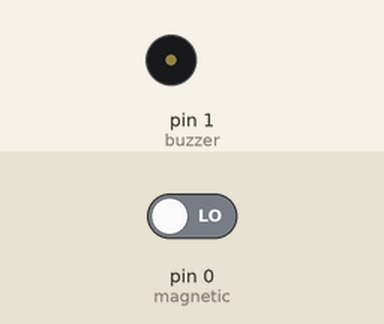
A sketch run on a simulated Arduino Uno, built with avr-gcc and run on an emulated ATmega328P. Parts: buzzer (waves = sounding, pin HIGH). The inputs (shaded band) are chosen by the test bench; at power-on: pin 0 (magnetic) LOW.

Above: at 1.2 s.
1.3 s: pin 0 (magnetic) driven HIGH
At 2.1 s:
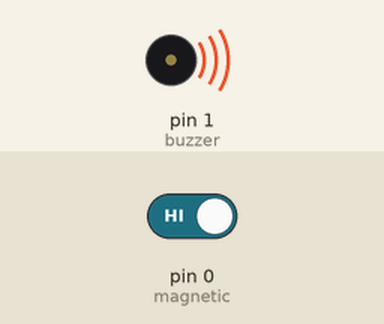
2.8 s: pin 0 (magnetic) driven LOW
At 3.2 s:
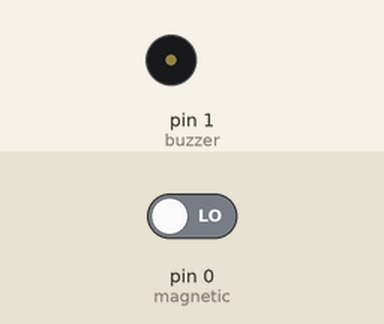
Timing chart, 0 to 5.8 s (numbered marks = the images above; inputs shaded):
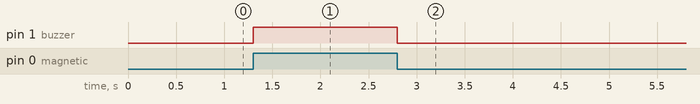

The sketch:

Alarme.ino
```cpp
int magnetic = 0;
int buzzer = 1;

void setup() {
pinMode(magnetic, INPUT);
pinMode(buzzer, OUTPUT);
}

void loop() {
  int sound;
  sound = digitalRead(magnetic);
  if(sound == HIGH) {
    digitalWrite(buzzer, HIGH);
  } else {
    digitalWrite(buzzer, LOW);
  }
}
```

Measured:
- after the input at 1.3 s, pin 1 (buzzer): LOW → HIGH at once
- after the input at 2.8 s, pin 1 (buzzer): HIGH → LOW at once
